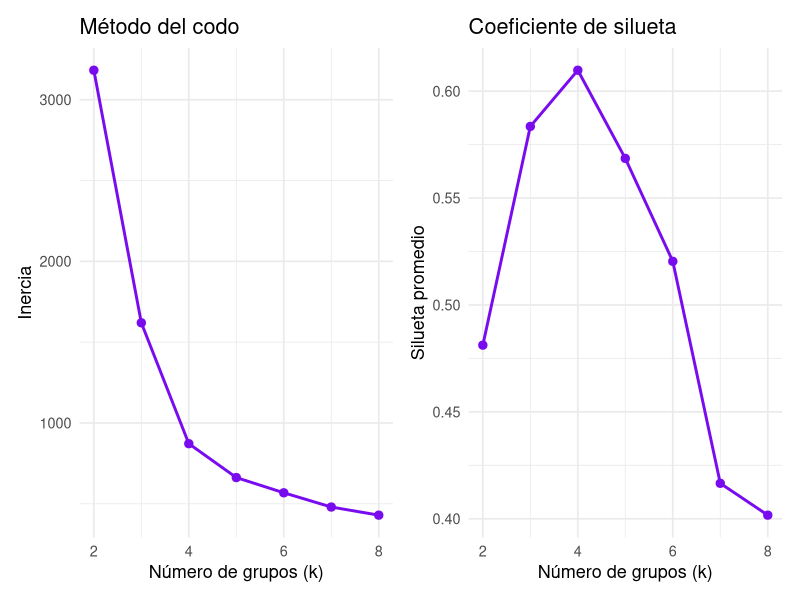
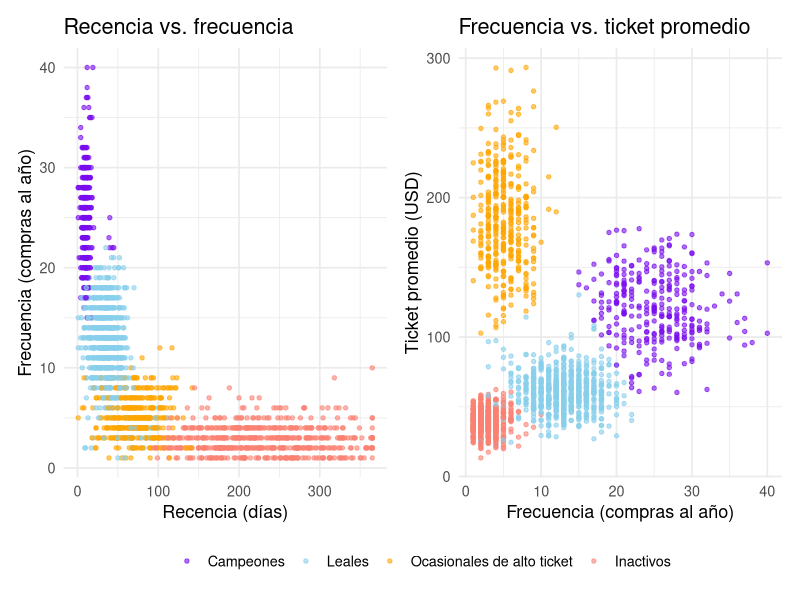

Here is the R script that generated these plots, in order:
## ---- chunk 1
library(tidyverse)
library(cluster)
library(patchwork)

theme_set(theme_minimal(base_size = 13))
options(digits = 3) # mostrar los resultados con 3 decimales
## ---- chunk 2
retail <- read_csv("datos/retail_rfm.csv", show_col_types = FALSE)

summary(select(retail, -id_cliente))
## ---- chunk 3
variables_rfm <- c("recencia", "frecuencia", "ticket_promedio")

X_rfm <- scale(retail[variables_rfm])

head(X_rfm)
## ---- chunk 4
k_valores <- 2:8
inercia <- numeric(length(k_valores))
silueta <- numeric(length(k_valores))

distancias <- dist(X_rfm) # distancias entre todos los clientes, para la silueta

set.seed(2026)
for (i in seq_along(k_valores)) {
  modelo <- kmeans(X_rfm, centers = k_valores[i], nstart = 10)
  inercia[i] <- modelo$tot.withinss
  silueta[i] <- mean(silhouette(modelo$cluster, distancias)[, "sil_width"])
}

seleccion_k <- tibble(k = k_valores, inercia = inercia, silueta = silueta)
seleccion_k
## ---- chunk 5
#| fig-width: 11
#| fig-height: 4
g_codo <- ggplot(seleccion_k, aes(k, inercia)) +
  geom_line(color = "#790cee", linewidth = 1) +
  geom_point(color = "#790cee", size = 2.5) +
  labs(title = "Método del codo", x = "Número de grupos (k)", y = "Inercia")

g_silueta <- ggplot(seleccion_k, aes(k, silueta)) +
  geom_line(color = "#790cee", linewidth = 1) +
  geom_point(color = "#790cee", size = 2.5) +
  labs(
    title = "Coeficiente de silueta",
    x = "Número de grupos (k)",
    y = "Silueta promedio"
  )

g_codo + g_silueta
## ---- chunk 6
k_optimo <- k_valores[which.max(silueta)]
## ---- chunk 7
set.seed(2026)
kmeans_rfm <- kmeans(X_rfm, centers = k_optimo, nstart = 10)

retail$grupo <- kmeans_rfm$cluster
## ---- chunk 8
perfil <- retail |>
  group_by(grupo) |>
  summarise(
    recencia = mean(recencia),
    frecuencia = mean(frecuencia),
    ticket_promedio = mean(ticket_promedio),
    clientes = n()
  ) |>
  mutate(pct_clientes = clientes / sum(clientes) * 100) |>
  arrange(recencia)

perfil
## ---- chunk 9
perfil$segmento <- c(
  "Campeones",
  "Leales",
  "Ocasionales de alto ticket",
  "Inactivos"
)

retail <- left_join(retail, select(perfil, grupo, segmento), by = "grupo")

# Factor para que los gráficos muestren los segmentos en este orden y no alfabéticamente
retail$segmento <- factor(retail$segmento, levels = perfil$segmento)

select(
  perfil,
  segmento,
  recencia,
  frecuencia,
  ticket_promedio,
  clientes,
  pct_clientes
)
## ---- chunk 10
#| fig-width: 11
#| fig-height: 5
colores <- c(
  "Campeones" = "#790cee",
  "Leales" = "skyblue",
  "Ocasionales de alto ticket" = "orange",
  "Inactivos" = "salmon"
)

g_recencia <- ggplot(retail, aes(recencia, frecuencia, color = segmento)) +
  geom_point(size = 1.2, alpha = 0.6) +
  scale_color_manual(values = colores) +
  labs(
    title = "Recencia vs. frecuencia",
    x = "Recencia (días)",
    y = "Frecuencia (compras al año)",
    color = NULL
  )

g_ticket <- ggplot(retail, aes(frecuencia, ticket_promedio, color = segmento)) +
  geom_point(size = 1.2, alpha = 0.6) +
  scale_color_manual(values = colores) +
  labs(
    title = "Frecuencia vs. ticket promedio",
    x = "Frecuencia (compras al año)",
    y = "Ticket promedio (USD)",
    color = NULL
  )

g_recencia +
  g_ticket +
  plot_layout(guides = "collect") &
  theme(legend.position = "bottom")
## ---- chunk 11
nuevo <- c(recencia = 15, frecuencia = 20, ticket_promedio = 110)

# 1. Estandarizar con la media y la desviación de los datos originales
medias <- colMeans(retail[variables_rfm])
desviaciones <- sapply(retail[variables_rfm], sd)
nuevo_z <- (nuevo - medias) / desviaciones

# 2. Distancia euclidiana a cada centroide
distancia <- numeric(k_optimo)
for (j in 1:k_optimo) {
  distancia[j] <- sqrt(sum((kmeans_rfm$centers[j, ] - nuevo_z)^2))
}

tibble(grupo = 1:k_optimo, distancia = distancia) |>
  left_join(select(perfil, grupo, segmento), by = "grupo") |>
  arrange(distancia)
